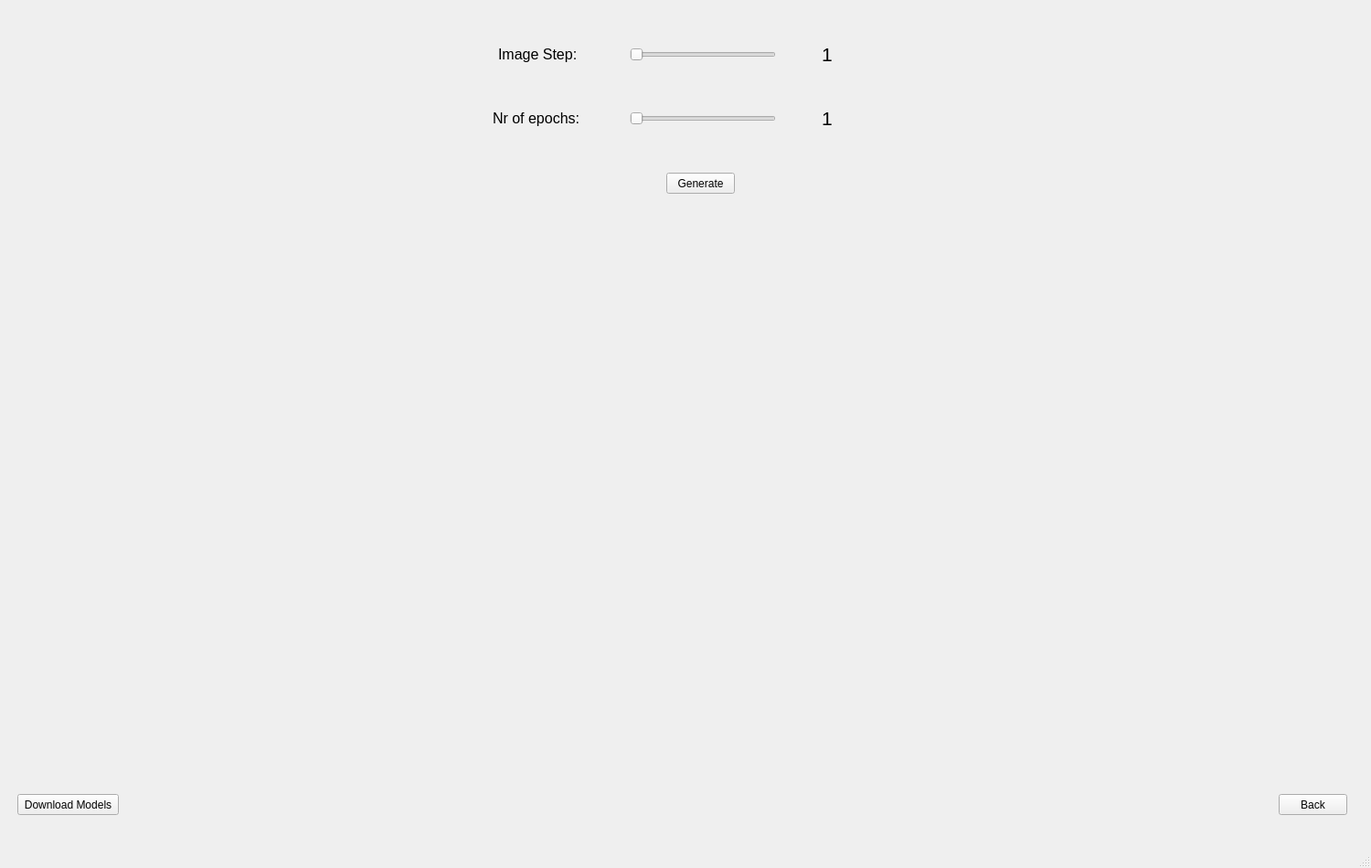
<?xml version="1.0" encoding="UTF-8"?>
<ui version="4.0">
 <class>MainWindow</class>
 <widget class="QMainWindow" name="MainWindow">
  <property name="geometry">
   <rect>
    <x>0</x>
    <y>0</y>
    <width>1500</width>
    <height>950</height>
   </rect>
  </property>
  <property name="windowTitle">
   <string>MainWindow</string>
  </property>
  <widget class="QWidget" name="centralwidget">
   <widget class="QStackedWidget" name="stackedWidget">
    <property name="geometry">
     <rect>
      <x>9</x>
      <y>-1</y>
      <width>1481</width>
      <height>901</height>
     </rect>
    </property>
    <property name="currentIndex">
     <number>1</number>
    </property>
    <widget class="QWidget" name="page">
     <widget class="QPushButton" name="optimize_btn">
      <property name="geometry">
       <rect>
        <x>680</x>
        <y>420</y>
        <width>75</width>
        <height>23</height>
       </rect>
      </property>
      <property name="text">
       <string>Optimize</string>
      </property>
     </widget>
     <widget class="QRadioButton" name="obj_detection_radio_btn">
      <property name="geometry">
       <rect>
        <x>460</x>
        <y>90</y>
        <width>111</width>
        <height>17</height>
       </rect>
      </property>
      <property name="text">
       <string>Object Detection</string>
      </property>
     </widget>
     <widget class="QRadioButton" name="placeholder_radio_btn">
      <property name="geometry">
       <rect>
        <x>820</x>
        <y>90</y>
        <width>82</width>
        <height>17</height>
       </rect>
      </property>
      <property name="text">
       <string>Placeholder</string>
      </property>
     </widget>
     <widget class="QPushButton" name="browse_btn">
      <property name="geometry">
       <rect>
        <x>920</x>
        <y>260</y>
        <width>75</width>
        <height>23</height>
       </rect>
      </property>
      <property name="text">
       <string>Browse</string>
      </property>
     </widget>
     <widget class="QTextEdit" name="dataset_path_textbox">
      <property name="geometry">
       <rect>
        <x>590</x>
        <y>250</y>
        <width>281</width>
        <height>31</height>
       </rect>
      </property>
     </widget>
    </widget>
    <widget class="QWidget" name="page_2">
     <widget class="QLabel" name="img_step_label">
      <property name="geometry">
       <rect>
        <x>890</x>
        <y>50</y>
        <width>41</width>
        <height>21</height>
       </rect>
      </property>
      <property name="font">
       <font>
        <pointsize>16</pointsize>
       </font>
      </property>
      <property name="text">
       <string>1</string>
      </property>
     </widget>
     <widget class="QSlider" name="img_step_slider">
      <property name="geometry">
       <rect>
        <x>680</x>
        <y>50</y>
        <width>160</width>
        <height>22</height>
       </rect>
      </property>
      <property name="minimum">
       <number>1</number>
      </property>
      <property name="maximum">
       <number>100</number>
      </property>
      <property name="orientation">
       <enum>Qt::Horizontal</enum>
      </property>
     </widget>
     <widget class="QLabel" name="label">
      <property name="geometry">
       <rect>
        <x>536</x>
        <y>50</y>
        <width>91</width>
        <height>20</height>
       </rect>
      </property>
      <property name="font">
       <font>
        <pointsize>12</pointsize>
       </font>
      </property>
      <property name="text">
       <string>Image Step:</string>
      </property>
     </widget>
     <widget class="QSlider" name="nr_epochs_slider">
      <property name="geometry">
       <rect>
        <x>680</x>
        <y>120</y>
        <width>160</width>
        <height>22</height>
       </rect>
      </property>
      <property name="minimum">
       <number>1</number>
      </property>
      <property name="maximum">
       <number>10000</number>
      </property>
      <property name="singleStep">
       <number>60</number>
      </property>
      <property name="pageStep">
       <number>10</number>
      </property>
      <property name="orientation">
       <enum>Qt::Horizontal</enum>
      </property>
     </widget>
     <widget class="QLabel" name="label_2">
      <property name="geometry">
       <rect>
        <x>530</x>
        <y>120</y>
        <width>101</width>
        <height>21</height>
       </rect>
      </property>
      <property name="font">
       <font>
        <pointsize>12</pointsize>
       </font>
      </property>
      <property name="text">
       <string>Nr of epochs:</string>
      </property>
     </widget>
     <widget class="QLabel" name="nr_of_epochs_label">
      <property name="geometry">
       <rect>
        <x>890</x>
        <y>120</y>
        <width>81</width>
        <height>21</height>
       </rect>
      </property>
      <property name="font">
       <font>
        <pointsize>16</pointsize>
       </font>
      </property>
      <property name="text">
       <string>1</string>
      </property>
     </widget>
     <widget class="QPushButton" name="generate_btn">
      <property name="geometry">
       <rect>
        <x>720</x>
        <y>190</y>
        <width>75</width>
        <height>23</height>
       </rect>
      </property>
      <property name="text">
       <string>Generate</string>
      </property>
     </widget>
     <widget class="QLabel" name="plot_canvas">
      <property name="geometry">
       <rect>
        <x>166</x>
        <y>242</y>
        <width>1181</width>
        <height>611</height>
       </rect>
      </property>
      <property name="text">
       <string/>
      </property>
     </widget>
     <widget class="QPushButton" name="back_btn">
      <property name="geometry">
       <rect>
        <x>1390</x>
        <y>870</y>
        <width>75</width>
        <height>23</height>
       </rect>
      </property>
      <property name="text">
       <string>Back</string>
      </property>
     </widget>
     <widget class="QPushButton" name="download_btn">
      <property name="geometry">
       <rect>
        <x>10</x>
        <y>870</y>
        <width>111</width>
        <height>23</height>
       </rect>
      </property>
      <property name="text">
       <string>Download Models</string>
      </property>
     </widget>
    </widget>
   </widget>
  </widget>
  <widget class="QMenuBar" name="menubar">
   <property name="geometry">
    <rect>
     <x>0</x>
     <y>0</y>
     <width>1500</width>
     <height>21</height>
    </rect>
   </property>
  </widget>
  <widget class="QStatusBar" name="statusbar"/>
 </widget>
 <resources/>
 <connections>
  <connection>
   <sender>img_step_slider</sender>
   <signal>valueChanged(int)</signal>
   <receiver>img_step_label</receiver>
   <slot>setNum(int)</slot>
   <hints>
    <hint type="sourcelabel">
     <x>441</x>
     <y>80</y>
    </hint>
    <hint type="destinationlabel">
     <x>540</x>
     <y>81</y>
    </hint>
   </hints>
  </connection>
  <connection>
   <sender>nr_epochs_slider</sender>
   <signal>valueChanged(int)</signal>
   <receiver>nr_of_epochs_label</receiver>
   <slot>setNum(int)</slot>
   <hints>
    <hint type="sourcelabel">
     <x>399</x>
     <y>151</y>
    </hint>
    <hint type="destinationlabel">
     <x>542</x>
     <y>152</y>
    </hint>
   </hints>
  </connection>
 </connections>
</ui>
